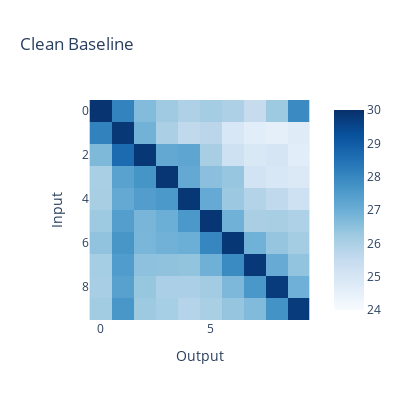

This figure's notebook cell:
### Code cell
imshow(digit_logits,
    labels={"x": "Output", "y": "Input"},
    title="Clean Baseline",
    width=400,
    height=400,
    zmin=24,
    zmax=30,
    color_continuous_scale="Blues"
)

### Figure 1 — Plotly figure (JSON) as saved in the notebook; plotly's stock layout.template omitted (floating-point values rounded to 4 significant figures)
{"data": [{"coloraxis": "coloraxis", "hovertemplate": "Output: %{x}<br>Input: %{y}<br>color: %{z}<extra></extra>", "name": "0", "type": "heatmap", "xaxis": "x", "yaxis": "y", "z": [[29.89, 28.09, 26.66, 26.23, 25.93, 26.13, 25.97, 25.48, 26.25, 27.91], [28.12, 29.83, 26.9, 26.0, 25.6, 25.7, 24.93, 24.65, 24.57, 24.73], [26.71, 28.66, 29.84, 27.15, 27.24, 26.07, 25.24, 24.91, 25.03, 24.67], [26.04, 27.34, 27.68, 29.86, 27.13, 26.54, 26.35, 25.14, 24.96, 24.84], [26.07, 27.13, 27.45, 27.58, 29.85, 27.12, 26.28, 25.85, 25.6, 25.24], [26.26, 27.43, 26.81, 27.0, 27.58, 29.87, 26.93, 26.03, 26.07, 25.93], [26.44, 27.65, 26.79, 26.91, 27.01, 28.03, 29.85, 26.92, 26.37, 26.13], [26.12, 27.49, 26.49, 26.46, 26.42, 26.94, 27.9, 29.81, 27.08, 26.41], [26.06, 27.35, 26.35, 26.01, 26.01, 26.16, 26.73, 27.61, 29.75, 26.95], [26.18, 27.62, 26.27, 26.09, 25.82, 26.04, 26.37, 26.68, 27.72, 29.75]]}], "layout": {"coloraxis": {"cmax": 30, "cmid": 0, "cmin": 24, "colorscale": [[0, "rgb(247,251,255)"], [0.125, "rgb(222,235,247)"], [0.25, "rgb(198,219,239)"], [0.375, "rgb(158,202,225)"], [0.5, "rgb(107,174,214)"], [0.625, "rgb(66,146,198)"], [0.75, "rgb(33,113,181)"], [0.875, "rgb(8,81,156)"], [1, "rgb(8,48,107)"]]}, "height": 400, "title": {"text": "Clean Baseline"}, "width": 400, "xaxis": {"anchor": "y", "constrain": "domain", "domain": [0, 1], "scaleanchor": "y", "title": {"text": "Output"}}, "yaxis": {"anchor": "x", "autorange": "reversed", "constrain": "domain", "domain": [0, 1], "title": {"text": "Input"}}}}
